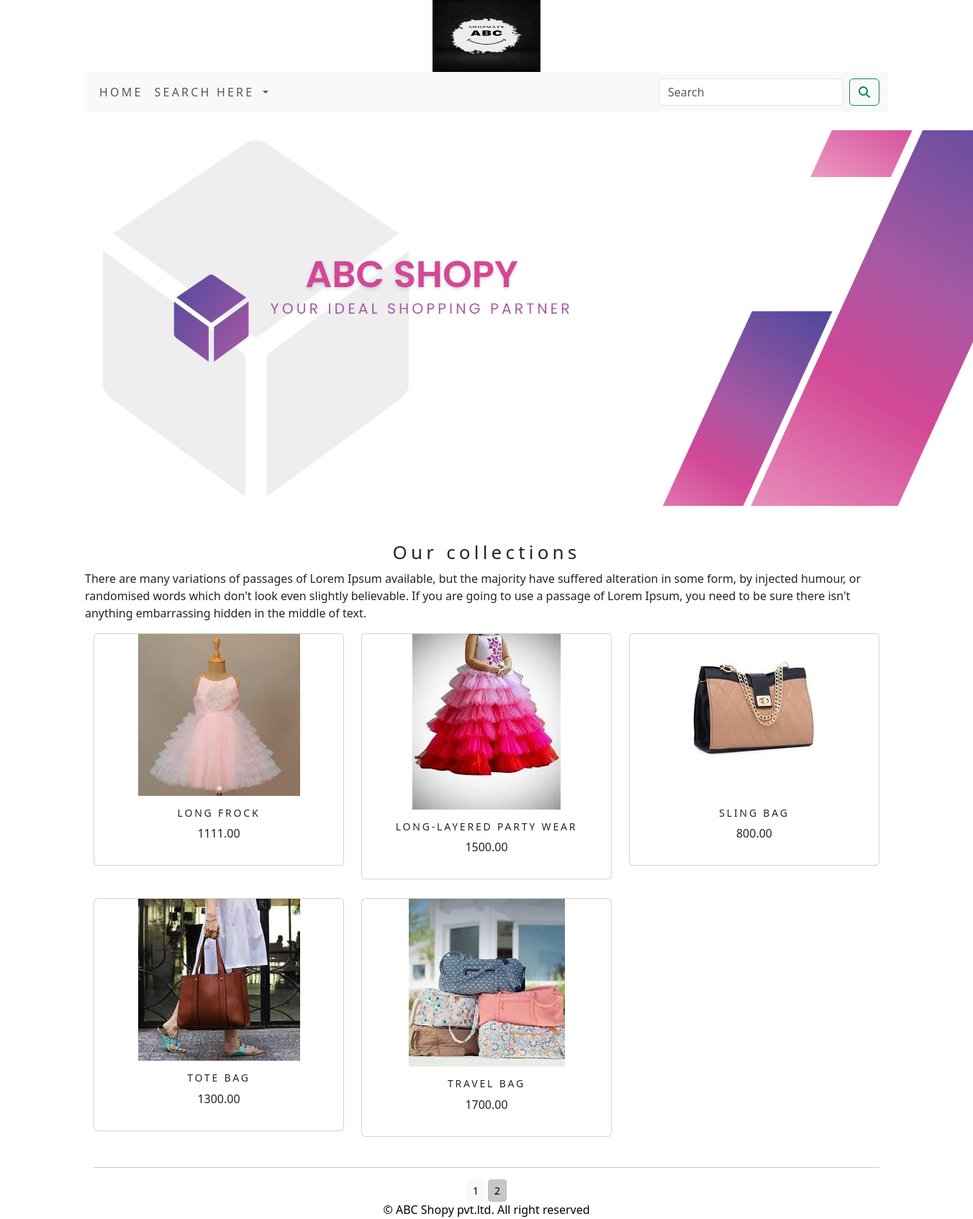
Screenshot of /shop?page=2 with the database file from the repository.
### shopapp/models.py (models this page shows, shortened)
class Product(models.Model):
    name=models.CharField(max_length=250,unique=True)
    slug=models.SlugField(max_length=250,unique=True)
    description=models.TextField(blank=True)
    price=models.DecimalField(max_digits=10,decimal_places=2)
    category=models.ForeignKey(Category,on_delete=models.CASCADE)
    image=models.ImageField(upload_to='product', blank=True)
    stock=models.IntegerField()
    available=models.BooleanField(default=True)
    created=models.DateTimeField(auto_now_add=True)
    updated=models.DateTimeField(auto_now=True)
    def get_url(self):
        return reverse('shopapp:prodCatdetail',args=[self.category.slug,self.slug])
    class Meta:
        ordering=('name',)
        verbose_name='product'
        verbose_name_plural='products'

### shopapp/views.py (the view)
# urls.py: path('',views.allProdCat, name='allProdCat'),
def allProdCat(request,c_slug=None):
    c_page=None
    products_list=None
    if c_slug!=None:
        c_page=get_object_or_404(Category,slug=c_slug)
        products_list=Product.objects.all().filter(category=c_page,available=True)
    else:
        products_list=Product.objects.all().filter(available=True)
    paginator=Paginator(products_list,6)
    try:
        page=int(request.GET.get('page',1))
    except:
        page=1
    try:
        products=paginator.page(page)
    except (EmptyPage,InvalidPage):
        products=paginator.page(paginator.num_pages)
    return render(request,'category.html',{'category':c_page,'products':products})

### cart/context_processors.py (called while the page is built)
def counter(request):
    item_count=0
    if 'admin' in request.path:
        return {}
    else:
        try:
            cart=Cart.objects.filter(cart_id=_cart_id(request))
            cart_items=CartItem.objects.all().filter(cart=cart[:1])
            for cart_item in cart_items:
                item_count += cart_item.quantity
        except Cart.DoesNotExist:
            item_count =0
    return dict(item_count=item_count)

### cart/views.py (called while the page is built)
def _cart_id(request):
    cart=request.session.session_key
    if not cart:
        cart=request.session.create()
    return cart

### shopapp/context_processors.py (called while the page is built)
def menu_links(request):
    links=Category.objects.all()
    return dict(links=links)

### shopapp/models.py (called while the page is built)
    def get_url(self):
        return reverse('shopapp:products_by_category',args=[self.slug])

### templates/category.html (shortened to what this page needs)
{% extends 'base.html' %}
{% load static %}
{% block content %}
<div class="mx-auto">
    {% if category %}
        <img class="my_image_padding" src="{{category.image.url}}" alt="{{category.name}}">
</div>
    <br>
<div>
        <h1 class="text-center my_title">{{category.name}}</h1>
        <p class="text-justify">{{category.description}}</p>
</div>
    {% else %}
<div>
    <img class="my_image_padding" src="{% static 'img/banner.png' %}" alt="our products" width="1300px" height="300px">
</div><br>
<div>
    <h1 class="text-center my_title">Our collections</h1>
    <p class="text-justify">There are many variations of passages of Lorem Ipsum available, but the majority have suffered alteration in some form, by injected humour, or randomised words which don't look even slightly believable. If you are going to use a passage of Lorem Ipsum, you need to be sure there isn't anything embarrassing hidden in the middle of text.</p>
</div>
    {% endif %}
<div class="container">
    <div class="row mx_auto">
        {% for product in products.object_list %}
        <div class="my_bottom_margin col-9 col-sm-12 col-md-4  col-lg-4">
            <div class="card mb-3 text-center" style="min-width:18rem;">
                 <a href="{{product.get_url}}"><img class="card-image-top my_image"src="{{product.image.url}}" alt="{{product.name}}"></a>
                <div class="card-body">
                    <h4>{{product.name}}</h4>
                    <p>{{product.price}}</p>
                </div>
            </div>
        </div>
        {% endfor %}
    </div>
    <div class="mx-auto">
        {% if products.paginator.num_pages > 1 %}
        <hr>
        <div class="text-center">
            {% for pg in products.paginator.page_range %}
            <a href="?page={{pg}}" class="btn btn-light btn-sm {% if products.number == pg %} active {% endif %}">{{pg}}</a>
            {% endfor %}
        </div>
        {% endif %}
    </div>
    <br>
</div>
{% endblock %}

### static/css/custom.css (style rules this page uses)
body { font-family:courier; }
.my_image { width=300%; height:auto; }
.my_title { font-size:26px; text_transform:uppercase; letter-spacing:0.2em; }
.my_image_padding { padding:25px; width=300%; height:auto; }
.my_bottom_margin { margin-bottom:10px; }
.card-body h4 { font-size:14px; text-transform:uppercase; letter-spacing:0.2em; }

### rows the page displays
Product: image (picture), name "LONG FROCK", price "1111.00"
Product: image (picture), name "LONG-LAYERED PARTY WEAR", price "1500.00"
Product: image (picture), name "SLING BAG", price "800.00"
Product: image (picture), name "TOTE BAG", price "1300.00"
Product: image (picture), name "TRAVEL BAG", price "1700.00"

### other values shown
{{ pg }} "1" "2"
